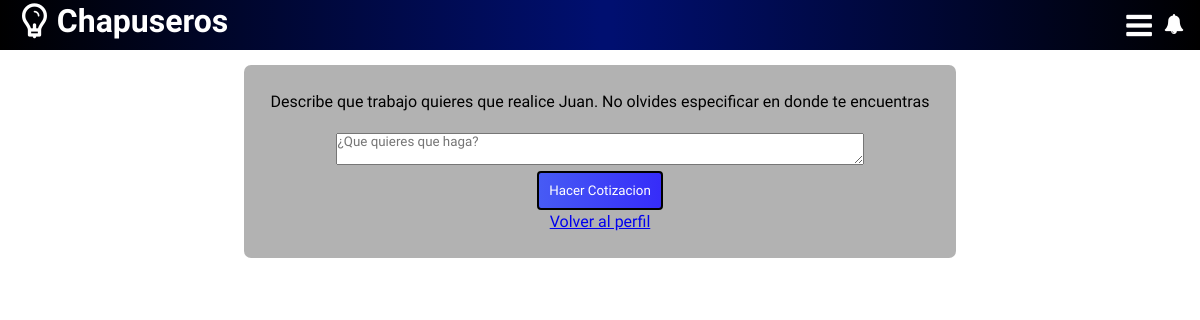
The app's page /peticion.php?idV=2 (signed in), older data.
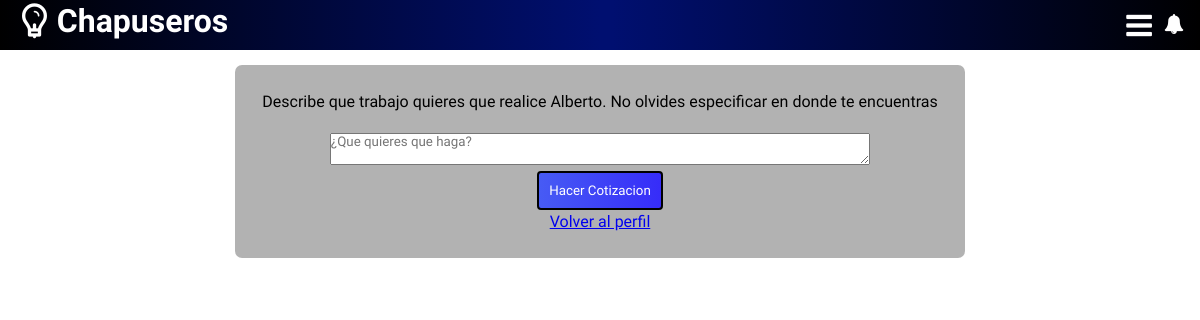
The same page, newer data.
### tables this page shows
create table usuariosCliente (

	nombres varchar(50),
    apellidos varchar(50),
    nombreUsuario varchar(10),
    contra varchar(16),
    correo varchar(75), 
    dpi varchar(13)primary key,
    telefono varchar(8),
    departamento varchar(100),
    municipio varchar(100),
    fechaNac date

);

### peticion.php (the view, shortened to what this page needs)
<?php
	include 'conexion.php';
	$idV = $_GET["idV"];
	$sql =  mysql_query("SELECT * from vend where idV = '$idV' ", $cn);
	$idCdelVend = mysql_result($sql, 0, 1);
	$sql2 = mysql_query("SELECT * from usuariosCliente where dpi = '$idCdelVend' ", $cn);
	$nombre = mysql_result($sql2, 0, 0);
?>
<!DOCTYPE html>
<html lang="en">
<head>
	<link rel="stylesheet" href="css/estilo11.css">
</head>
<body>
	<header>
	</header>
	<main>
		<?php include 'Encabezado2.php'; ?>
		<form action="peticion.php" method="POST">
			<table>
				<tr>
					<td>Describe que trabajo quieres que realice <?php echo $nombre . ". "?> No olvides especificar en donde te encuentras</td>
				</tr>
				<tr>
					<td>
						<textarea name="pedido" placeholder="¿Que quieres que haga?"></textarea>
					</td>
				</tr>
				<tr>
					<td>
						<input type="submit" value="Hacer Cotizacion" name="btn1" id="btn">
					</td>
				</tr>
				<tr>
					<td>
						<a href='perfil.php?idV=<?php echo $idV; ?>' >	Volver al perfil 	</a>
					</td>
				</tr>
			</table>
		</form>
	</main>
</body>
</html>

Row changes from the older to the newer data that the page shows:
removed usuarioscliente: nombres "Juan"
added usuarioscliente: nombres "Alberto"
